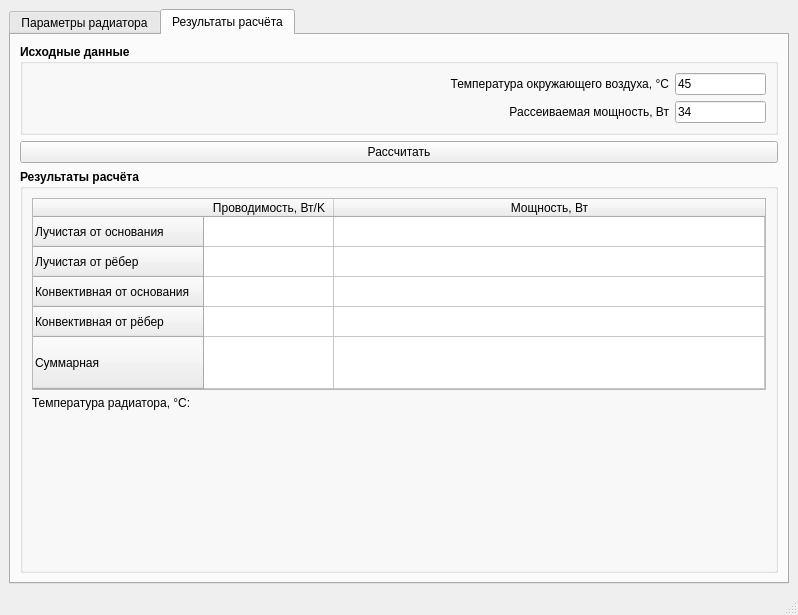
<?xml version="1.0" encoding="UTF-8"?>
<ui version="4.0">
 <class>MainWindow</class>
 <widget class="QMainWindow" name="MainWindow">
  <property name="geometry">
   <rect>
    <x>0</x>
    <y>0</y>
    <width>798</width>
    <height>615</height>
   </rect>
  </property>
  <property name="windowTitle">
   <string>MainWindow</string>
  </property>
  <widget class="QWidget" name="centralwidget">
   <layout class="QGridLayout" name="gridLayout">
    <item row="1" column="1">
     <widget class="QTabWidget" name="tabWidget">
      <property name="baseSize">
       <size>
        <width>407</width>
        <height>284</height>
       </size>
      </property>
      <property name="currentIndex">
       <number>1</number>
      </property>
      <widget class="QWidget" name="tb_radiator_params">
       <attribute name="title">
        <string>Параметры радиатора</string>
       </attribute>
       <layout class="QGridLayout" name="gridLayout_2">
        <item row="3" column="0">
         <layout class="QGridLayout" name="gridLayout_3" rowstretch="3,4,2,1" columnstretch="1,1" rowminimumheight="0,0,0,0" columnminimumwidth="0,0">
          <property name="horizontalSpacing">
           <number>10</number>
          </property>
          <item row="0" column="0">
           <widget class="QGroupBox" name="gb_base_size">
            <property name="font">
             <font>
              <bold>true</bold>
             </font>
            </property>
            <property name="title">
             <string>Размеры основания</string>
            </property>
            <widget class="QWidget" name="gridLayoutWidget_2">
             <property name="geometry">
              <rect>
               <x>-1</x>
               <y>19</y>
               <width>371</width>
               <height>121</height>
              </rect>
             </property>
             <layout class="QGridLayout" name="gridLayout_4" columnstretch="3,1">
              <property name="rightMargin">
               <number>50</number>
              </property>
              <property name="horizontalSpacing">
               <number>6</number>
              </property>
              <item row="1" column="0">
               <widget class="QLabel" name="lbl_base_width">
                <property name="sizePolicy">
                 <sizepolicy hsizetype="Expanding" vsizetype="Preferred">
                  <horstretch>0</horstretch>
                  <verstretch>0</verstretch>
                 </sizepolicy>
                </property>
                <property name="font">
                 <font>
                  <bold>false</bold>
                 </font>
                </property>
                <property name="text">
                 <string>Ширина L2, мм</string>
                </property>
                <property name="alignment">
                 <set>Qt::AlignmentFlag::AlignRight|Qt::AlignmentFlag::AlignTrailing|Qt::AlignmentFlag::AlignVCenter</set>
                </property>
               </widget>
              </item>
              <item row="2" column="1">
               <widget class="QLineEdit" name="le_base_height">
                <property name="sizePolicy">
                 <sizepolicy hsizetype="Preferred" vsizetype="Fixed">
                  <horstretch>0</horstretch>
                  <verstretch>0</verstretch>
                 </sizepolicy>
                </property>
                <property name="font">
                 <font>
                  <bold>false</bold>
                 </font>
                </property>
                <property name="text">
                 <string>10</string>
                </property>
               </widget>
              </item>
              <item row="0" column="1">
               <widget class="QLineEdit" name="le_base_length">
                <property name="sizePolicy">
                 <sizepolicy hsizetype="Preferred" vsizetype="Fixed">
                  <horstretch>0</horstretch>
                  <verstretch>0</verstretch>
                 </sizepolicy>
                </property>
                <property name="font">
                 <font>
                  <bold>false</bold>
                 </font>
                </property>
                <property name="text">
                 <string>300</string>
                </property>
               </widget>
              </item>
              <item row="0" column="0">
               <widget class="QLabel" name="lbl_base_length">
                <property name="sizePolicy">
                 <sizepolicy hsizetype="Expanding" vsizetype="Preferred">
                  <horstretch>0</horstretch>
                  <verstretch>0</verstretch>
                 </sizepolicy>
                </property>
                <property name="font">
                 <font>
                  <bold>false</bold>
                 </font>
                </property>
                <property name="text">
                 <string>Длина L1, мм</string>
                </property>
                <property name="alignment">
                 <set>Qt::AlignmentFlag::AlignRight|Qt::AlignmentFlag::AlignTrailing|Qt::AlignmentFlag::AlignVCenter</set>
                </property>
               </widget>
              </item>
              <item row="1" column="1">
               <widget class="QLineEdit" name="le_base_width">
                <property name="sizePolicy">
                 <sizepolicy hsizetype="Preferred" vsizetype="Fixed">
                  <horstretch>0</horstretch>
                  <verstretch>0</verstretch>
                 </sizepolicy>
                </property>
                <property name="font">
                 <font>
                  <bold>false</bold>
                 </font>
                </property>
                <property name="text">
                 <string>200</string>
                </property>
               </widget>
              </item>
              <item row="2" column="0">
               <widget class="QLabel" name="lbl_base_height">
                <property name="sizePolicy">
                 <sizepolicy hsizetype="Expanding" vsizetype="Preferred">
                  <horstretch>0</horstretch>
                  <verstretch>0</verstretch>
                 </sizepolicy>
                </property>
                <property name="font">
                 <font>
                  <bold>false</bold>
                 </font>
                </property>
                <property name="text">
                 <string>Толщина b, мм</string>
                </property>
                <property name="alignment">
                 <set>Qt::AlignmentFlag::AlignRight|Qt::AlignmentFlag::AlignTrailing|Qt::AlignmentFlag::AlignVCenter</set>
                </property>
               </widget>
              </item>
             </layout>
            </widget>
           </widget>
          </item>
          <item row="1" column="0">
           <widget class="QGroupBox" name="gb_fin_size">
            <property name="font">
             <font>
              <bold>true</bold>
             </font>
            </property>
            <property name="title">
             <string>Размеры рёбер</string>
            </property>
            <widget class="QWidget" name="gridLayoutWidget_3">
             <property name="geometry">
              <rect>
               <x>-1</x>
               <y>19</y>
               <width>371</width>
               <height>181</height>
              </rect>
             </property>
             <layout class="QGridLayout" name="gridLayout_6" columnstretch="3,1">
              <property name="rightMargin">
               <number>50</number>
              </property>
              <item row="0" column="1">
               <widget class="QLineEdit" name="le_fin_length">
                <property name="sizePolicy">
                 <sizepolicy hsizetype="Preferred" vsizetype="Fixed">
                  <horstretch>0</horstretch>
                  <verstretch>0</verstretch>
                 </sizepolicy>
                </property>
                <property name="font">
                 <font>
                  <bold>false</bold>
                 </font>
                </property>
                <property name="text">
                 <string>300</string>
                </property>
               </widget>
              </item>
              <item row="0" column="0">
               <widget class="QLabel" name="lbl_fin_length">
                <property name="sizePolicy">
                 <sizepolicy hsizetype="Expanding" vsizetype="Preferred">
                  <horstretch>0</horstretch>
                  <verstretch>0</verstretch>
                 </sizepolicy>
                </property>
                <property name="font">
                 <font>
                  <bold>false</bold>
                 </font>
                </property>
                <property name="text">
                 <string>Длина Z1, мм</string>
                </property>
                <property name="alignment">
                 <set>Qt::AlignmentFlag::AlignRight|Qt::AlignmentFlag::AlignTrailing|Qt::AlignmentFlag::AlignVCenter</set>
                </property>
               </widget>
              </item>
              <item row="3" column="0">
               <widget class="QLabel" name="lbl_fin_step">
                <property name="sizePolicy">
                 <sizepolicy hsizetype="Expanding" vsizetype="Preferred">
                  <horstretch>0</horstretch>
                  <verstretch>0</verstretch>
                 </sizepolicy>
                </property>
                <property name="font">
                 <font>
                  <bold>false</bold>
                 </font>
                </property>
                <property name="text">
                 <string>Шаг оребрения S, мм</string>
                </property>
                <property name="alignment">
                 <set>Qt::AlignmentFlag::AlignRight|Qt::AlignmentFlag::AlignTrailing|Qt::AlignmentFlag::AlignVCenter</set>
                </property>
               </widget>
              </item>
              <item row="3" column="1">
               <widget class="QLineEdit" name="le_fin_step">
                <property name="font">
                 <font>
                  <bold>false</bold>
                 </font>
                </property>
                <property name="text">
                 <string>11</string>
                </property>
               </widget>
              </item>
              <item row="1" column="1">
               <widget class="QLineEdit" name="le_fin_width">
                <property name="sizePolicy">
                 <sizepolicy hsizetype="Preferred" vsizetype="Fixed">
                  <horstretch>0</horstretch>
                  <verstretch>0</verstretch>
                 </sizepolicy>
                </property>
                <property name="font">
                 <font>
                  <bold>false</bold>
                 </font>
                </property>
                <property name="text">
                 <string>4</string>
                </property>
               </widget>
              </item>
              <item row="2" column="0">
               <widget class="QLabel" name="lbl_fin_height">
                <property name="sizePolicy">
                 <sizepolicy hsizetype="Expanding" vsizetype="Preferred">
                  <horstretch>0</horstretch>
                  <verstretch>0</verstretch>
                 </sizepolicy>
                </property>
                <property name="font">
                 <font>
                  <bold>false</bold>
                 </font>
                </property>
                <property name="text">
                 <string>Высота h, мм</string>
                </property>
                <property name="alignment">
                 <set>Qt::AlignmentFlag::AlignRight|Qt::AlignmentFlag::AlignTrailing|Qt::AlignmentFlag::AlignVCenter</set>
                </property>
               </widget>
              </item>
              <item row="1" column="0">
               <widget class="QLabel" name="lbl_fin_width">
                <property name="sizePolicy">
                 <sizepolicy hsizetype="Expanding" vsizetype="Preferred">
                  <horstretch>0</horstretch>
                  <verstretch>0</verstretch>
                 </sizepolicy>
                </property>
                <property name="font">
                 <font>
                  <bold>false</bold>
                 </font>
                </property>
                <property name="text">
                 <string>Ширина d, мм</string>
                </property>
                <property name="alignment">
                 <set>Qt::AlignmentFlag::AlignRight|Qt::AlignmentFlag::AlignTrailing|Qt::AlignmentFlag::AlignVCenter</set>
                </property>
               </widget>
              </item>
              <item row="2" column="1">
               <widget class="QLineEdit" name="le_fin_height">
                <property name="font">
                 <font>
                  <bold>false</bold>
                 </font>
                </property>
                <property name="text">
                 <string>30</string>
                </property>
               </widget>
              </item>
              <item row="4" column="0">
               <widget class="QLabel" name="lbl_fin_area_width">
                <property name="sizePolicy">
                 <sizepolicy hsizetype="Expanding" vsizetype="Preferred">
                  <horstretch>0</horstretch>
                  <verstretch>0</verstretch>
                 </sizepolicy>
                </property>
                <property name="font">
                 <font>
                  <bold>false</bold>
                 </font>
                </property>
                <property name="text">
                 <string>Ширина оребрения Z2, мм</string>
                </property>
                <property name="alignment">
                 <set>Qt::AlignmentFlag::AlignRight|Qt::AlignmentFlag::AlignTrailing|Qt::AlignmentFlag::AlignVCenter</set>
                </property>
               </widget>
              </item>
              <item row="4" column="1">
               <widget class="QLineEdit" name="le_fin_area_width">
                <property name="font">
                 <font>
                  <bold>false</bold>
                 </font>
                </property>
                <property name="text">
                 <string>213</string>
                </property>
               </widget>
              </item>
             </layout>
            </widget>
           </widget>
          </item>
          <item row="2" column="0">
           <widget class="QGroupBox" name="gb_thermal_params">
            <property name="font">
             <font>
              <bold>true</bold>
             </font>
            </property>
            <property name="title">
             <string>Теплофизические свойства</string>
            </property>
            <widget class="QWidget" name="gridLayoutWidget_4">
             <property name="geometry">
              <rect>
               <x>-1</x>
               <y>19</y>
               <width>380</width>
               <height>81</height>
              </rect>
             </property>
             <layout class="QGridLayout" name="gridLayout_7" columnstretch="3,1">
              <property name="rightMargin">
               <number>50</number>
              </property>
              <item row="1" column="0">
               <widget class="QLabel" name="lbl_conductivity">
                <property name="sizePolicy">
                 <sizepolicy hsizetype="Expanding" vsizetype="Preferred">
                  <horstretch>0</horstretch>
                  <verstretch>0</verstretch>
                 </sizepolicy>
                </property>
                <property name="font">
                 <font>
                  <bold>false</bold>
                 </font>
                </property>
                <property name="text">
                 <string>Теплопроводность материала радиатора Вт/м*К</string>
                </property>
                <property name="alignment">
                 <set>Qt::AlignmentFlag::AlignRight|Qt::AlignmentFlag::AlignTrailing|Qt::AlignmentFlag::AlignVCenter</set>
                </property>
               </widget>
              </item>
              <item row="0" column="0">
               <widget class="QLabel" name="lbl_blackness">
                <property name="sizePolicy">
                 <sizepolicy hsizetype="Expanding" vsizetype="Preferred">
                  <horstretch>0</horstretch>
                  <verstretch>0</verstretch>
                 </sizepolicy>
                </property>
                <property name="font">
                 <font>
                  <bold>false</bold>
                 </font>
                </property>
                <property name="text">
                 <string>Степень черноты материала радиатора</string>
                </property>
                <property name="textFormat">
                 <enum>Qt::TextFormat::AutoText</enum>
                </property>
                <property name="alignment">
                 <set>Qt::AlignmentFlag::AlignRight|Qt::AlignmentFlag::AlignTrailing|Qt::AlignmentFlag::AlignVCenter</set>
                </property>
               </widget>
              </item>
              <item row="0" column="1">
               <widget class="QLineEdit" name="led_blackness">
                <property name="font">
                 <font>
                  <bold>false</bold>
                 </font>
                </property>
                <property name="text">
                 <string>0.8</string>
                </property>
               </widget>
              </item>
              <item row="1" column="1">
               <widget class="QLineEdit" name="led_conductivity">
                <property name="font">
                 <font>
                  <bold>false</bold>
                 </font>
                </property>
                <property name="text">
                 <string>120</string>
                </property>
               </widget>
              </item>
             </layout>
            </widget>
           </widget>
          </item>
          <item row="3" column="0">
           <widget class="QGroupBox" name="gb_orientation">
            <property name="font">
             <font>
              <bold>true</bold>
             </font>
            </property>
            <property name="title">
             <string>Ориентация в пространстве</string>
            </property>
            <layout class="QVBoxLayout" name="verticalLayout">
             <item>
              <widget class="QComboBox" name="cb_orientation">
               <property name="font">
                <font>
                 <bold>false</bold>
                </font>
               </property>
               <item>
                <property name="text">
                 <string>Основание - вертикально, рёбра - вертикально</string>
                </property>
               </item>
               <item>
                <property name="text">
                 <string>Основание - вертикально, рёбра - горизонтально</string>
                </property>
               </item>
               <item>
                <property name="text">
                 <string>Основание - горизонтально, рёбра - вверх</string>
                </property>
               </item>
               <item>
                <property name="text">
                 <string>Основание - горизонтально, рёбра - вниз</string>
                </property>
               </item>
              </widget>
             </item>
            </layout>
           </widget>
          </item>
          <item row="0" column="1" rowspan="2">
           <widget class="QLabel" name="lbl_image">
            <property name="minimumSize">
             <size>
              <width>200</width>
              <height>100</height>
             </size>
            </property>
            <property name="maximumSize">
             <size>
              <width>407</width>
              <height>284</height>
             </size>
            </property>
            <property name="baseSize">
             <size>
              <width>407</width>
              <height>284</height>
             </size>
            </property>
            <property name="text">
             <string/>
            </property>
           </widget>
          </item>
         </layout>
        </item>
       </layout>
      </widget>
      <widget class="QWidget" name="tb_radiator_results">
       <attribute name="title">
        <string>Результаты расчёта</string>
       </attribute>
       <layout class="QVBoxLayout" name="verticalLayout_2">
        <item>
         <widget class="QGroupBox" name="gb_initia_data">
          <property name="font">
           <font>
            <bold>true</bold>
           </font>
          </property>
          <property name="title">
           <string>Исходные данные</string>
          </property>
          <layout class="QFormLayout" name="formLayout">
           <item row="0" column="0" colspan="2">
            <layout class="QGridLayout" name="gridLayout_5" columnstretch="7,1">
             <item row="1" column="0">
              <widget class="QLabel" name="lbl_power">
               <property name="font">
                <font>
                 <bold>false</bold>
                </font>
               </property>
               <property name="text">
                <string>Рассеиваемая мощность, Вт</string>
               </property>
               <property name="alignment">
                <set>Qt::AlignmentFlag::AlignRight|Qt::AlignmentFlag::AlignTrailing|Qt::AlignmentFlag::AlignVCenter</set>
               </property>
              </widget>
             </item>
             <item row="1" column="1">
              <widget class="QLineEdit" name="led_power">
               <property name="font">
                <font>
                 <bold>false</bold>
                </font>
               </property>
               <property name="text">
                <string>34</string>
               </property>
              </widget>
             </item>
             <item row="0" column="0">
              <widget class="QLabel" name="lbl_t_env">
               <property name="font">
                <font>
                 <bold>false</bold>
                </font>
               </property>
               <property name="text">
                <string>Температура окружающего воздуха, °C</string>
               </property>
               <property name="alignment">
                <set>Qt::AlignmentFlag::AlignRight|Qt::AlignmentFlag::AlignTrailing|Qt::AlignmentFlag::AlignVCenter</set>
               </property>
              </widget>
             </item>
             <item row="0" column="1">
              <widget class="QLineEdit" name="led_t_env">
               <property name="font">
                <font>
                 <bold>false</bold>
                </font>
               </property>
               <property name="text">
                <string>45</string>
               </property>
              </widget>
             </item>
            </layout>
           </item>
          </layout>
         </widget>
        </item>
        <item>
         <widget class="QPushButton" name="pb_calculate">
          <property name="sizePolicy">
           <sizepolicy hsizetype="Preferred" vsizetype="Fixed">
            <horstretch>0</horstretch>
            <verstretch>0</verstretch>
           </sizepolicy>
          </property>
          <property name="minimumSize">
           <size>
            <width>0</width>
            <height>0</height>
           </size>
          </property>
          <property name="text">
           <string>Рассчитать</string>
          </property>
         </widget>
        </item>
        <item>
         <widget class="QGroupBox" name="gb_results">
          <property name="font">
           <font>
            <bold>true</bold>
           </font>
          </property>
          <property name="title">
           <string>Результаты расчёта</string>
          </property>
          <layout class="QFormLayout" name="formLayout_2">
           <item row="0" column="0" colspan="2">
            <widget class="QTableWidget" name="tb_results">
             <property name="font">
              <font>
               <bold>false</bold>
              </font>
             </property>
             <property name="frameShadow">
              <enum>QFrame::Shadow::Sunken</enum>
             </property>
             <property name="lineWidth">
              <number>2</number>
             </property>
             <property name="alternatingRowColors">
              <bool>false</bool>
             </property>
             <attribute name="horizontalHeaderCascadingSectionResizes">
              <bool>false</bool>
             </attribute>
             <attribute name="horizontalHeaderMinimumSectionSize">
              <number>130</number>
             </attribute>
             <attribute name="horizontalHeaderDefaultSectionSize">
              <number>130</number>
             </attribute>
             <attribute name="horizontalHeaderShowSortIndicator" stdset="0">
              <bool>false</bool>
             </attribute>
             <attribute name="horizontalHeaderStretchLastSection">
              <bool>true</bool>
             </attribute>
             <attribute name="verticalHeaderMinimumSectionSize">
              <number>20</number>
             </attribute>
             <attribute name="verticalHeaderDefaultSectionSize">
              <number>30</number>
             </attribute>
             <attribute name="verticalHeaderStretchLastSection">
              <bool>true</bool>
             </attribute>
             <row>
              <property name="text">
               <string>Лучистая от основания</string>
              </property>
             </row>
             <row>
              <property name="text">
               <string>Лучистая от рёбер</string>
              </property>
             </row>
             <row>
              <property name="text">
               <string>Конвективная от основания</string>
              </property>
             </row>
             <row>
              <property name="text">
               <string>Конвективная от рёбер</string>
              </property>
             </row>
             <row>
              <property name="text">
               <string>Суммарная</string>
              </property>
             </row>
             <column>
              <property name="text">
               <string>Проводимость, Вт/K</string>
              </property>
             </column>
             <column>
              <property name="text">
               <string>Мощность, Вт</string>
              </property>
             </column>
             <item row="0" column="0">
              <property name="text">
               <string/>
              </property>
              <property name="textAlignment">
               <set>AlignTrailing|AlignVCenter</set>
              </property>
             </item>
             <item row="0" column="1">
              <property name="textAlignment">
               <set>AlignTrailing|AlignVCenter</set>
              </property>
             </item>
             <item row="1" column="0">
              <property name="text">
               <string/>
              </property>
              <property name="textAlignment">
               <set>AlignTrailing|AlignVCenter</set>
              </property>
             </item>
             <item row="1" column="1">
              <property name="textAlignment">
               <set>AlignTrailing|AlignVCenter</set>
              </property>
             </item>
             <item row="2" column="0">
              <property name="text">
               <string/>
              </property>
              <property name="textAlignment">
               <set>AlignTrailing|AlignVCenter</set>
              </property>
             </item>
             <item row="2" column="1">
              <property name="textAlignment">
               <set>AlignTrailing|AlignVCenter</set>
              </property>
             </item>
             <item row="3" column="0">
              <property name="text">
               <string/>
              </property>
              <property name="textAlignment">
               <set>AlignTrailing|AlignVCenter</set>
              </property>
             </item>
             <item row="3" column="1">
              <property name="textAlignment">
               <set>AlignTrailing|AlignVCenter</set>
              </property>
             </item>
             <item row="4" column="0">
              <property name="text">
               <string/>
              </property>
              <property name="textAlignment">
               <set>AlignTrailing|AlignVCenter</set>
              </property>
             </item>
             <item row="4" column="1">
              <property name="textAlignment">
               <set>AlignTrailing|AlignVCenter</set>
              </property>
             </item>
            </widget>
           </item>
           <item row="1" column="0">
            <widget class="QLabel" name="lbl_temperature">
             <property name="font">
              <font>
               <bold>false</bold>
              </font>
             </property>
             <property name="text">
              <string>Температура радиатора, °C:</string>
             </property>
            </widget>
           </item>
           <item row="1" column="1">
            <widget class="QLabel" name="lbl_t_radiator">
             <property name="text">
              <string/>
             </property>
            </widget>
           </item>
           <item row="2" column="1">
            <spacer name="verticalSpacer">
             <property name="orientation">
              <enum>Qt::Orientation::Vertical</enum>
             </property>
             <property name="sizeHint" stdset="0">
              <size>
               <width>20</width>
               <height>40</height>
              </size>
             </property>
            </spacer>
           </item>
          </layout>
         </widget>
        </item>
       </layout>
      </widget>
     </widget>
    </item>
   </layout>
  </widget>
  <widget class="QMenuBar" name="menubar">
   <property name="geometry">
    <rect>
     <x>0</x>
     <y>0</y>
     <width>798</width>
     <height>22</height>
    </rect>
   </property>
  </widget>
  <widget class="QStatusBar" name="statusbar"/>
 </widget>
 <resources/>
 <connections/>
</ui>
